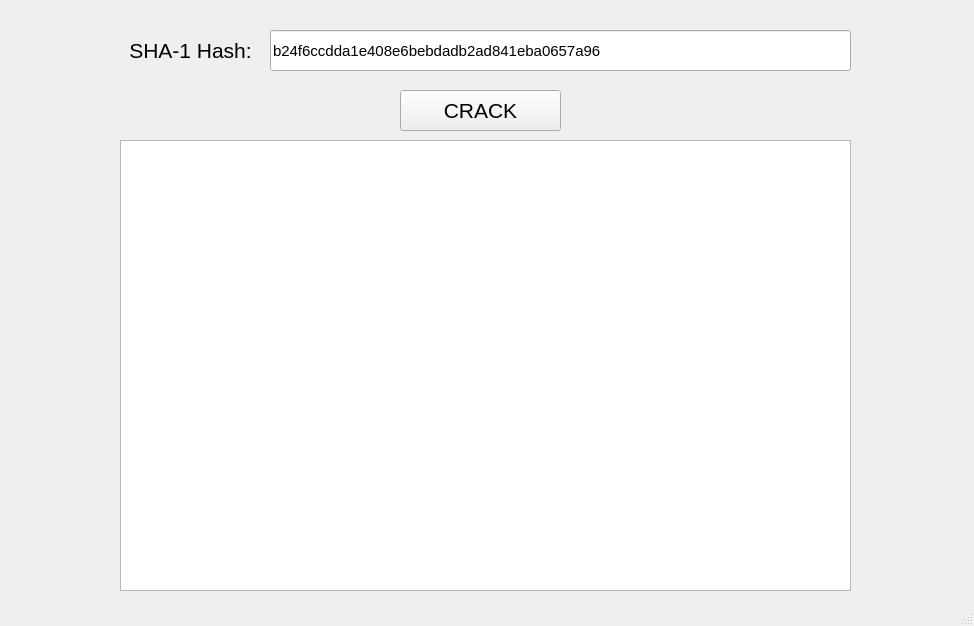
<?xml version="1.0" encoding="UTF-8"?>
<ui version="4.0">
 <class>MainWindow</class>
 <widget class="QMainWindow" name="MainWindow">
  <property name="geometry">
   <rect>
    <x>0</x>
    <y>0</y>
    <width>974</width>
    <height>626</height>
   </rect>
  </property>
  <property name="windowTitle">
   <string>MainWindow</string>
  </property>
  <widget class="QWidget" name="centralwidget">
   <widget class="QPushButton" name="pushButton">
    <property name="geometry">
     <rect>
      <x>400</x>
      <y>90</y>
      <width>161</width>
      <height>41</height>
     </rect>
    </property>
    <property name="font">
     <font>
      <pointsize>16</pointsize>
     </font>
    </property>
    <property name="text">
     <string>CRACK</string>
    </property>
   </widget>
   <widget class="QTextEdit" name="textEdit">
    <property name="geometry">
     <rect>
      <x>120</x>
      <y>140</y>
      <width>731</width>
      <height>451</height>
     </rect>
    </property>
   </widget>
   <widget class="QLineEdit" name="lineEdit">
    <property name="geometry">
     <rect>
      <x>270</x>
      <y>30</y>
      <width>581</width>
      <height>41</height>
     </rect>
    </property>
    <property name="font">
     <font>
      <pointsize>11</pointsize>
     </font>
    </property>
    <property name="text">
     <string>b24f6ccdda1e408e6bebdadb2ad841eba0657a96</string>
    </property>
   </widget>
   <widget class="QLabel" name="label">
    <property name="geometry">
     <rect>
      <x>120</x>
      <y>30</y>
      <width>141</width>
      <height>41</height>
     </rect>
    </property>
    <property name="font">
     <font>
      <pointsize>16</pointsize>
     </font>
    </property>
    <property name="text">
     <string>SHA-1 Hash:</string>
    </property>
    <property name="alignment">
     <set>Qt::AlignCenter</set>
    </property>
   </widget>
  </widget>
  <widget class="QStatusBar" name="statusbar"/>
 </widget>
 <resources/>
 <connections/>
</ui>
